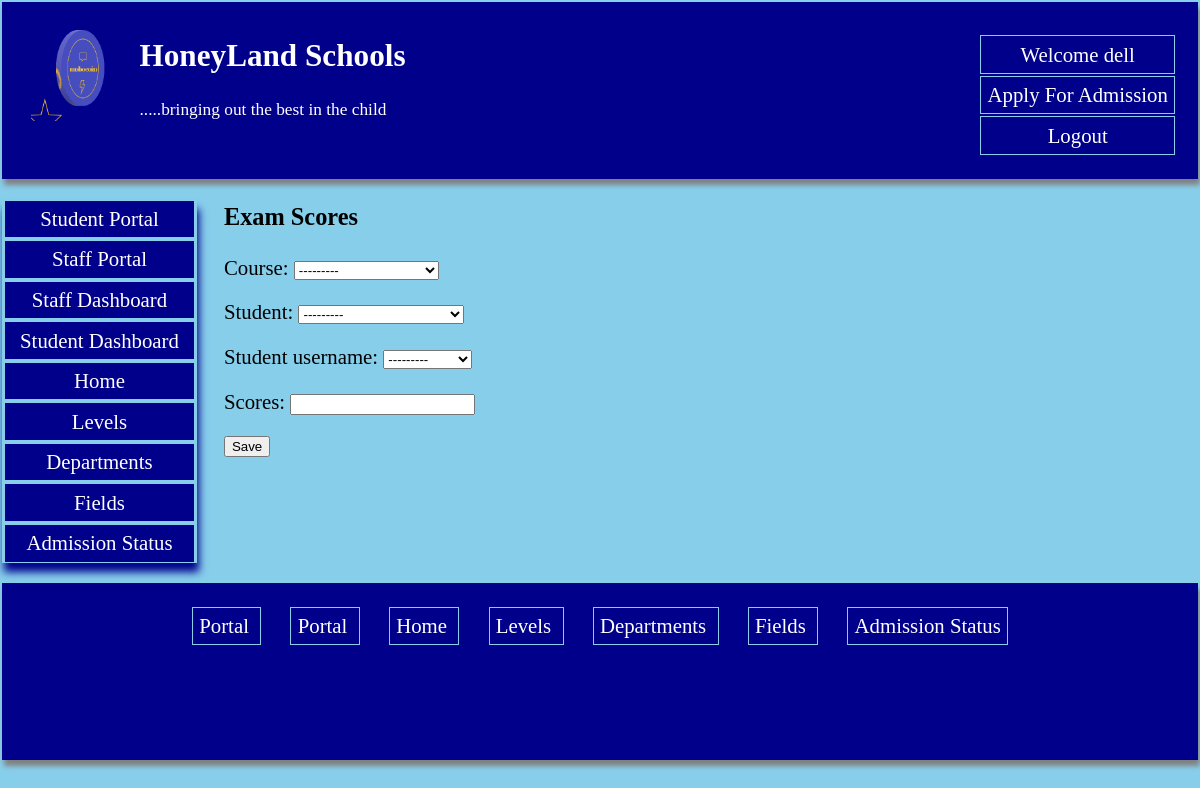
Page /portal/compileresult (signed in) on the committed database.
### profiles/models.py (models this page shows, shortened)
class CustomUser(AbstractUser):
    phone = models.IntegerField(null=True,  unique=True)
    country = models.CharField(max_length=200,  blank=True)
    state = models.CharField(max_length=200,  blank=True)
    is_student = models.BooleanField(default=0)
    is_teacher = models.BooleanField(default=0)
    mailing_address = models.CharField(max_length=200,  blank=True)

class Logo(models.Model):
    name = models.CharField(max_length=200, null=True)
    image = models.ImageField(upload_to='media/')

### studentportal/views.py (the view, shortened to what this page needs)
# urls.py: path('portal/compileresult', views.CreateExam.as_view(), name= 'newexamscores'),
class CreateExam(LoginRequiredMixin, FormView):
    model = Exam
    form_class = Examform
    template_name = 'newscores.html'
    def get_context_data(self, **kwargs):
        context = super().get_context_data(**kwargs)
        context['logo'] = Logo.objects.all()
        return context

### studentportal/forms.py
class Examform(forms.ModelForm):
    class Meta:
        model = Exam
        fields = ['course', 'student', 'student_username', 'scores']

### profiles/models.py (called while the page is built)
    def __str__(self):
        return self.title

    def __str__(self):
        return '{} {}'.format(self.firstname, self.lastname)

### studentportal/templates/newscores.html (shortened to what this page needs)
{% extends 'baseportal.html' %}
{% block content   %}
{% if  request.user.is_superuser or request.user.is_teacher %}
<h3> Exam Scores </h3>
<form method ='POST' enctype ="multipart/form-data">
  {{form.as_p}}
  <input type='submit'  value ='Save'/>
</form>
{% else %}
  <p style='color: red; font-size: 1em; text-align: center;padding: 3em;'> <b> Back off! You are not permitted to be here!! </b></p>
{% endif %}
{% endblock %}

### studentportal/templates/baseportal.html (shortened to what this page needs)
<head>
</head>
<body style ='margin: 0em; padding: 0.1em; font-size: 1.3em;  background: skyblue;'   >
    <header style= 'box-shadow: 2px 6px 5px grey;margin: 0em; padding-left: 1em; padding-right: 1em; padding-top: 0.5em; height: 8em;
    background: darkblue; color: white;'>
    {% if   request.user.is_superuser or  request.user.is_authenticated %}
    <ul class='nav' style='float: right; list-style-type: none;' >
   <li> <a  style ='color: white; ' href = "#"> Welcome {{user}} </a></li>
   <li><a  style ='color: white; ' href ='{% url "apply" %}'> Apply For Admission </a></li>
    <li><a  style ='color: white; ' href ='{% url "portallogout" %}'> Logout </a></li>
    </ul>
    {% endif %}
    {% for log in logo  %}
    <img style="backgrond: skyblue; float: left; margin: 0.4em; width: 100px; height: 100px;" src ="{{log.image.url}}"  >
{% endfor %}
<h2 style='text-align: left'><a style='color: white;' href='{% url "home" %}'>HoneyLand Schools</a></h2>
<p style='text-align: left'> <small> .....bringing out the best in the child </small></p>
    </header>
<div class ='cover'>
<nav >
    <ul class ='nav' style =' padding:0;  list-style-type: none;'>
        {% if request.user.is_student or request.user.is_superuser %}
        <li><a href ='{% url "portal" %}'> Student Portal </a></li>
        {% endif %}
        {% if request.user.is_teacher or request.user.is_superuser %}
        <li><a href ='{% url "portal" %}'> Staff Portal </a></li>
        {% endif %}
        {% if request.user.is_teacher or request.user.is_superuser %}
        <li><a href ='{% url "staffdashboard" %}'> Staff Dashboard </a></li>
        {% endif %}
{% if request.user.is_student or request.user.is_superuser %}
        <li><a href ='{% url "studentdashboardlink" %}'> Student Dashboard </a></li>
        {% endif %}
        <li><a href ='{% url "home" %}'> Home </a></li>
        <li> <a href ='{% url "levels" %}'> Levels </a> </li>
        <li> <a href ='{% url "departments" %}'> Departments </a> </li>
        <li><a href ='{% url "fields" %}'> Fields </a></li>
        <li><a  style ='color: white; ' href ='{% url "admissionstat" %}'> Admission Status </a></li>
    </nav>
<section style='padding-right: 0.5em'>
{% block content %}
{% endblock %}
</section>
</div>
<footer style= 'box-shadow: 2px 6px 5px grey;margin: 0em; padding-left: 1em; padding-right: 1em; padding-top: 0.5em; height: 8em;
    background: darkblue; color: white;'>
    <nav>
        <ul class ='navfooter' style =' padding:0;  list-style-type: none;'>
            {% if request.user.is_student or request.user.is_superuser  %}
            <li><a href ='{% url "studentdashboardlink" %}'>  Portal </a></li>
            {% endif %}
    {% if request.user.is_teacher or request.user.is_superuser%}
            <li><a href ='{% url "staffdashboard" %}'>  Portal </a></li>
            {% endif %}
            <li><a href ='{% url "home" %}'> Home </a></li>
            <li> <a href ='{% url "levels" %}'> Levels </a> </li>
            <li> <a href ='{% url "departments" %}'> Departments </a> </li>
            <li><a href ='{% url "fields" %}'> Fields </a></li>
            <li><a  style ='color: white; ' href ='{% url "admissionstat" %}'> Admission Status </a></li>
    </nav>
</footer>
</body>

### studentportal/templates/baseportal.html (style rules this page uses)
a { text-decoration: none; }
.cover { display: grid; grid-template-columns: 2fr 10fr; grid-gap: 1.3em; }
.nav { box-shadow: 2px 9px 8px darkblue; }
.nav li { color: white; background: darkblue; margin: 0.1em; text-align: center; border: 1px solid skyblue; }
.nav li a { padding: 0.3em; display: block; color: white; }
.navfooter { text-align: center; box-shadow: 2px 9px 8px darkblue; }
.navfooter li { color: white; padding: 0.6em; display: inline; background: darkblue; margin: 0.1em; text-align: center; }
.navfooter li a { padding: 0.3em; color: white; border: 1px solid skyblue; }

### rows in the picture
CustomUser: username "dell"
Logo: image (picture)
